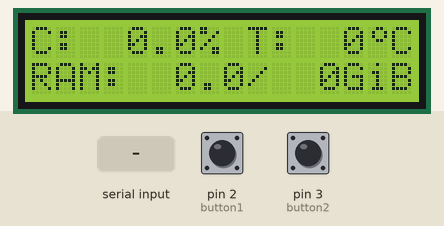
Simulated run of this sketch. Board: Arduino Uno, built with avr-gcc and run on an emulated ATmega328P. Parts: 16×2 character LCD. The inputs (shaded band) are chosen by the test bench; at power-on: pin 2 (button1) HIGH, pin 3 (button2) HIGH.

Above: at 1.2 s.
1.3 s: pin 2 (button1) pulled LOW for 0.15 s
At 1.7 s:
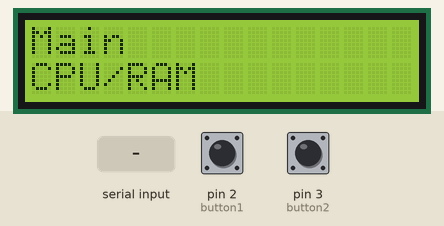
3.3 s: "DATA:\n" received over Serial
6.3 s: pin 3 (button2) pulled LOW for 0.15 s
At 7.8 s:
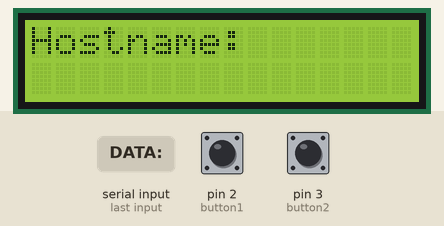
9.4 s: "CMD:\n" received over Serial
12.4 s: pin 2 (button1) pulled LOW for 1 s
At 15.6 s:
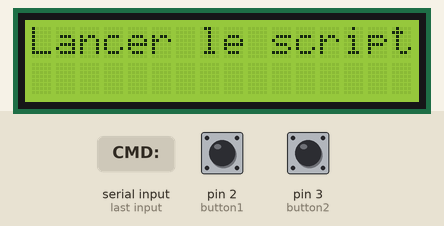
15.9 s: pin 3 (button2) pulled LOW for 1 s
At 17.3 s:
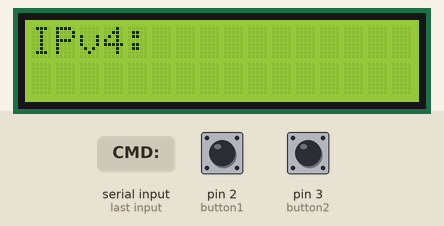
Timing chart, 0 to 18.9 s (numbered marks = the images above; inputs shaded):
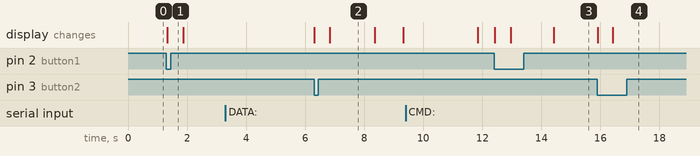

The sketch:

monitor1.ino
```cpp
#include <Wire.h>
#include <LiquidCrystal_I2C.h>

LiquidCrystal_I2C lcd(0x27, 16, 2);

// "°" symbol
byte degree[8] = {
  B00110,
  B01001,
  B01001,
  B00110,
  B00000,
  B00000,
  B00000,
  B00000
};

// Buttons setup (on PWM pins 2 and 3)
const int button1 = 2;
const int button2 = 3;

int mode = 0; //0 = CPU/RAM, 1 => modeMax-1 = Disk, modeMax = Infos
int modeMax = 0;

// Table for disks
#define MAX_DISKS 10

String diskPath[MAX_DISKS];
float disk_used[MAX_DISKS];
float disk_total[MAX_DISKS];
float disk_percent[MAX_DISKS];
int diskCount = 0;

String ip = "", hostname = "", kernel = "", distro = "";
float temp, cpu, ram_used, ram_total, uptime;

// Global var for cycle
unsigned long lastInfoSwitch = 0;
int infoStep = 0; // 0=IP, 1=hostname, 2=kernel+distro, 3=uptime
const int infoDelay = 2500; // 1 sec per screen

void setup() {
  pinMode(button1, INPUT_PULLUP); // Defines buttons
  pinMode(button2, INPUT_PULLUP);

  Serial.begin(9600);
  lcd.init();
  lcd.backlight();
  lcd.createChar(0, degree);
}

unsigned long lastDataTime = 0;
const unsigned long dataTimeout = 5000; // consider "disconnected" after 5s of silence
bool waitingShown = false;

// Mode: => right
void changeModeR() {
  mode++;
  if (mode > modeMax) mode = 0;
  lcd.clear();
  displayMode();
  delay(500);
  lcd.clear();
  display();
}

// Mode: <= left
void changeModeL() {
  mode--;
  if (mode < 0) mode = modeMax;
  lcd.clear();
  displayMode();
  delay(500);
  lcd.clear();
  display();
}

int lastButton1State = HIGH;
int lastButton2State = HIGH;

void loop() {
  // Read buttons for each loop
  int button1State = digitalRead(button1);
  int button2State = digitalRead(button2);

  if (button1State == LOW && lastButton1State == HIGH) {
    changeModeL();
    delay(50); // debounce
  }
  else if (button2State == LOW && lastButton2State == HIGH) {
    changeModeR();
    delay(50); // debounce
  }
  // resets da buttons positions
  lastButton1State = button1State;
  lastButton2State = button2State;

  // Data treatment
  if (Serial.available() > 0) {
    String line = Serial.readStringUntil('\n');
    lastDataTime = millis(); // mark that we just heard data

    if (waitingShown) {
      lcd.clear();
      waitingShown = false;
    }

    if (line.startsWith("DATA:")) {
      String data = line.substring(5);
      parseData(data);
    }
    else if (line.startsWith("CMD:")) {
      String cmd = line.substring(4);
      if (cmd == "M") {
        changeModeR();
      }
      else if (cmd == "L") {
        changeModeL();
      }
      else if (cmd == "K") {
        mode = 0;
        lcd.clear();
        displayMode();
        delay(500);
        lcd.clear();
      }
    }

    display();
  }
  else if (!waitingShown && millis() - lastDataTime > dataTimeout) {
    lcd.clear();
    lcd.print("Lancer le script");
    waitingShown = true;
  }
  if (mode == modeMax) {
    display(); // keep INFO's cycle alive even with no new serial data
  }
}

void parseData(String jsonStr) {
  String values[9 + 4*MAX_DISKS]; // 9 header fields + 4 fields x MAX_DISKS

  int lastIdx = 0;
  int currentIdx = 0;
  int valueCount = 0;

  // splits pipe-delimited DATA string into values[] (substrings)
  while ((currentIdx = jsonStr.indexOf('|', lastIdx)) != -1 && valueCount < 59) {
    values[valueCount] = jsonStr.substring(lastIdx, currentIdx);
    lastIdx = currentIdx + 1;
    valueCount++;
  }
  if (lastIdx < jsonStr.length()) {
    values[valueCount] = jsonStr.substring(lastIdx);
    valueCount++;
  }

  temp       =    values[0].toFloat();
  cpu        =    values[1].toFloat();
  ram_used   =    values[2].toFloat();
  ram_total  =    values[3].toFloat();
  ip         =    values[4];
  hostname   =    values[5];
  kernel     =    values[6];
  distro     =    values[7];
  uptime     =    values[8].toFloat();

  diskCount = 0;
  for (int i = 9; i + 3 < valueCount && diskCount < MAX_DISKS; i += 4) {
    disk_used[diskCount]      = values[i].toFloat();
    disk_total[diskCount]     = values[i+1].toFloat();
    disk_percent[diskCount]   = values[i+2].toFloat();
    diskPath[diskCount]       = values[i+3];
    diskCount++;
  }

  modeMax = diskCount + 1; // +1 for info screen is after disks screens
}

// MODE 0
void CPU_RAM() {
  lcd.setCursor(0, 0);
  lcd.print("C:");
  char cpuStr[6]; // Always +1 minimum between Str[] and dtostrf arg
  dtostrf(cpu, 5, 1, cpuStr); // assumes cpu 0-100% (5 for 5-digits including ".")
  lcd.print(cpuStr);

  lcd.print("% T:");
  char tempStr[4];
  dtostrf(temp, 3, 0, tempStr); // same here 3-digits
  lcd.print(tempStr);
  lcd.write(byte(0));
  lcd.print("C");


  lcd.setCursor(0, 1);
  lcd.print("RAM: ");
  char ramUsedStr[6];
  dtostrf(ram_used, 4, 1, ramUsedStr); // 4-digits
  lcd.print(ramUsedStr);
  lcd.print("/");
  char ramTotalStr[4];
  dtostrf(ram_total, 3, 0, ramTotalStr);
  lcd.print(ramTotalStr);
  lcd.print("GiB");
}

// MODE 1 => MODE modeMax - 1
void DISK(int index) {
  if (index >= 0 && index < diskCount) {
    lcd.setCursor(0, 0);
    String path = diskPath[index];
    while (path.length() < 10) path += " "; // right padding
    lcd.print(path.substring(0, 10));
    lcd.print(": ");
    char pctStr[4];
    dtostrf(disk_percent[index], 3, 0, pctStr); // 3-digits
    lcd.print(pctStr);
    lcd.print("%");

    lcd.setCursor(0, 1);
    char usedStr[7];
    // max 9.76 TB drive (6-digits limit => 9999.9GiB)
    dtostrf(disk_used[index], 6, 1, usedStr); // 6-digits here because TB are shown as GB (TB = 10^3 GB). We assume it could reach to this amount of digits
    lcd.print(usedStr);
    lcd.print("/");
    char totalStr[7];
    dtostrf(disk_total[index], 6, 1, totalStr); // same thing here 6-digits
    lcd.print(totalStr);
    lcd.print("GiB");
  }
}

// MODE modeMax
void INFO() {
  // Change step every sec
  if (millis() - lastInfoSwitch > infoDelay) {
    lastInfoSwitch = millis();
    infoStep++;
    if (infoStep > 3) infoStep = 0;
    lcd.clear();
  }

  lcd.setCursor(0, 0);
  lcd.setCursor(0, 1);

  if (infoStep == 0) {
    lcd.setCursor(0, 0);
    lcd.print("IPv4:");
    lcd.setCursor(0, 1);
    lcd.print(ip);
  }
  else if (infoStep == 1) {
    lcd.setCursor(0, 0);
    lcd.print("Hostname:");
    lcd.setCursor(0, 1);
    lcd.print(hostname);
  }
  else if (infoStep == 2) {
    lcd.setCursor(0, 0);
    lcd.print(distro);
    lcd.setCursor(0, 1);
    lcd.print(kernel);
  }
  else if (infoStep == 3) {
    lcd.setCursor(0, 0);
    lcd.print("Uptime:");
    lcd.setCursor(0, 1);
    lcd.print(uptime, 2);
    lcd.print(" h");
  }
}

void display() {
  if (mode == 0) {
    CPU_RAM();
  }
  else if (mode >= 1 && mode <= diskCount) {
    DISK(mode - 1); // mode 2 => disk 0, mode 3 => disk 1...
  }
  else if (mode == modeMax) {
    INFO();
  }
}

void displayMode() {
  lcd.clear();
  lcd.setCursor(0, 0);

  if (mode == 0) {
    lcd.print("Main");
    lcd.setCursor(0, 1);
    lcd.print("CPU/RAM");
  }
  else if (mode >= 1 && mode <= diskCount) {
    lcd.print("Disque " + String(mode));
    lcd.setCursor(0, 1);
    lcd.print("'"+diskPath[mode-1]+"'"); // Shows disk path
  }
  else if (mode == modeMax) {
    lcd.print("Divers");
  }
}
```

Measured:
- after the input at 1.3 s, the display: changes at once (image 1)
- after the input at 3.3 s, every drawn part: stays the same
- after the input at 6.3 s, the display: first changes at once (image 2 shows a later state)
- after the input at 12.4 s, the display: first changes at once (image 3 shows a later state)
- after the input at 15.9 s, the display: first changes at once (image 4 shows a later state)
- what the display in image 2 shows lasts 1.6 s, from 6.8 s to 8.4 s
